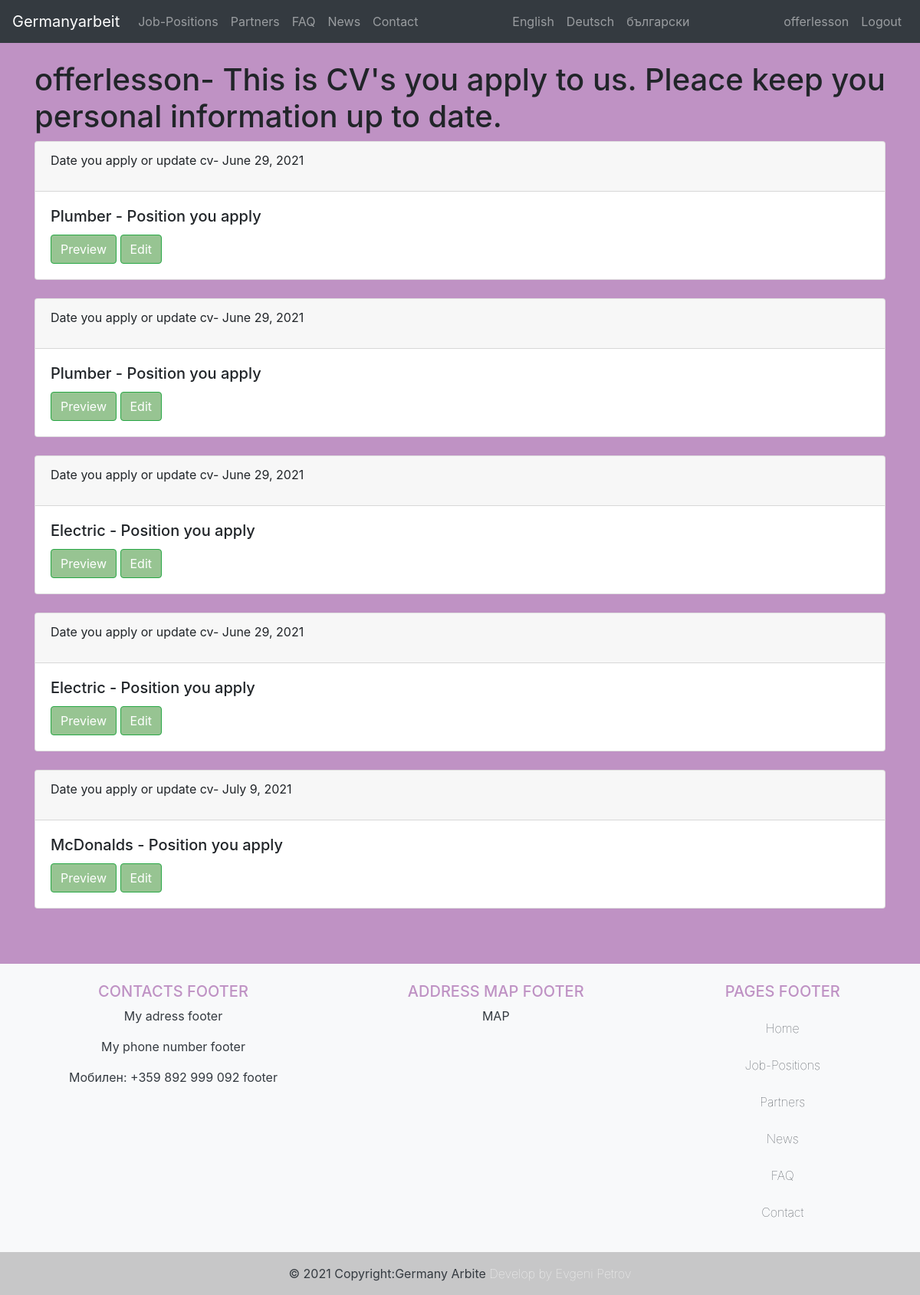
The page /category/cv/list (signed in) on the database its author committed.
### costumeuser/models.py (models this page shows, shortened)
class User(AbstractUser):
    is_worker = models.BooleanField(default=False)
    is_company = models.BooleanField(default=False)

### category/models.py (models this page shows, shortened)
class Cv(models.Model):
    GENDER = [
        ('Femail', _('Femail')),
        ('Male', _('Male')),
    ]
    DRIVING_LICENSE = [
        ('Yes', _('Yes')),
        ('No', _('No')),
    ]
    LANG1 = [
        ('English', _('English')),
        ('German', _('German')),
        ('French', _('French')),
        ('Italian', _('Italian')),
        ('Spanish', _('Spanish')),
        ('Russian', _('Russian')),
    ]
    LANG_LEVELS = [
        ('Basic', _('Basic')),
        ('Medium', _('Medium')),
        ('Fluent', _('Fluent')),
    ]
    COUNTRY = [
        ('UK', _('UK')),
        ('Germany', _('Germany')),
        ('France', _('France')),
        ('Italy', _('Italy')),
        ('Netherlands', _('Netherlands')),
        ('Switzerland', _('Switzerland')),
        ('Poland', _('Poland')),
        ('Greece', _('Greece')),
        ('Sweden', _('Sweden')),
        ('Bulgaria', _('Bulgaria')),
        ('Belgium', _('Belgium')),
        ('Austria', _('Austria')),
        ('Hungary', _('Hungary')),
        ('Denmark', _('Denmark')),
        ('Finland', _('Finland')),
        ('Norway', _('Norway')),
        ('Czechia', _('Czechia')),
        ('Irland', _('Irland')),
        ('Romania', _('Romania')),
        ('Cyprus', _('Cyprus')),
        ('Slovenia', _('Slovenia')),
        ('Lithuania', _('Lithuania')),
        ('Latvia', _('Latvia')),
        ('Russian Federation', _('Russian Federation')),
        ('Not Europe', _('Not Europe')),
    ]
    POSITION = [
        ('Position I aplly', _('Position I apply')),
        ('Different', _('Different')),
    ]
    job = models.ForeignKey(SubCategory, on_delete=models.CASCADE)
    worker = models.ForeignKey(User, on_delete=models.CASCADE)
    birth_day = models.DateField(_("birth_day"))
    gender = models.CharField(_('gender'), max_length=50, choices=GENDER)
    driving_license = models.CharField(_('driving_license'), max_length=10, choices=DRIVING_LICENSE)
    first_lang = models.CharField(_('first_lang'), max_length=20, choices=LANG1, blank=True)
    first_lang_level = models.CharField(_("first_lang_level"), max_length=50, choices=LANG_LEVELS, blank=True)
    second_lang = models.CharField(_('second_lang'), max_length=20, choices=LANG1, blank=True)
    second_lang_level = models.CharField(_("second_lang_level"), max_length=50, choices=LANG_LEVELS, blank=True)
    third_lang = models.CharField(_('third_lang'), max_length=20, choices=LANG1, blank=True)
    third_lang_level = models.CharField(_('third_lang_level'), max_length=50, choices=LANG_LEVELS, blank=True)
    ready_to_start = models.DateField(_('ready_to_start'),)
    expectet_salary = models.CharField(_('expectet_salary'), max_length=20, blank=True)
    sertificate_1 = models.ImageField(_("sertificate_1"), upload_to="cv_sertificate", blank=True)
    sertificate_2 = models.ImageField(_("sertificate_2"), upload_to="cv_sertificate", blank=True)
    country_1 = models.CharField(_('country_1'), max_length=50, choices=COUNTRY) #help_text=_('Country you worked'))
    company_name_1 = models.CharField(_('company_name_1'), max_length=50)
    position_1 = models.CharField(_("position_1"), max_length=150, choices=POSITION, default="Position I aplly")
    start_date_1 = models.DateField(_('start_date_1'),)
    end_date_1 = models.DateField(_('end_date_1'),)
    country_2 = models.CharField(_('country_2'), max_length=50, choices=COUNTRY)
    company_name_2 = models.CharField(_('company_name_2'), max_length=50)
    position_2 = models.CharField(_('position_2'), max_length=150, choices=POSITION, default="Position I aplly")
    start_date_2 = models.DateField(_('start_date_2'),)
    end_date_2 = models.DateField(_('end_date_2'),)
    country_3 = models.CharField(_('country_3'), max_length=50, choices=COUNTRY)
    company_name_3 = models.CharField(_('company_name_3'), max_length=50)
    position_3 = models.CharField(_('position_3'), max_length=150, choices=POSITION, default="Position I aplly")
    start_date_3 = models.DateField(_('start_date_3'),)
    end_date_3 = models.DateField(_('end_date_3'),)
    update_date = models.DateTimeField(auto_now=True)
    submit_date = models.DateField(auto_now_add=True)
    employ = models.BooleanField(default=False)

class SubCategory(models.Model):
    category = models.ForeignKey(Category, on_delete=models.CASCADE, related_name="category", related_query_name="category", verbose_name="category")
    name = models.CharField(max_length=250)
    img = models.ImageField(upload_to="category_pic")
    def __str__(self):
        return self.name

### category/views.py (the view)
# urls.py: path('cv/list', views.cv_list, name='cv_list'),
@login_required
@worker_required
def cv_list(request):
    cv = Cv.objects.all().filter(worker=request.user)
    return render(request, 'category/cv_list.html', {'cv': cv})

### templates/category/cv_list.html (shortened to what this page needs)
{% extends "base.html" %}
{% load i18n %}
<div class="container">
    <div class="row">
        <div class="col-lg-12 col-md-12 col-sm-12">
        <br>
        <h1>{{ user.username }}- {% trans "This is CV's you apply to us. Pleace keep you personal information up to date." %} </h1>
            {% for c in cv %}
            <div class="card">
                <div class="card-header">
                    <p>{% trans "Date you apply or update cv-" %} {{ c.submit_date }}</p>
                </div>
                <div class="card-body">
                    <h5 class="card-title">{{ c.job }} - {% trans 'Position you apply' %}</h5>
                    <a href="{% url 'cv_detail' c.id %}" class="btn btn-success">{% trans "Preview" %}</a>
                    <a href="{% url 'edit_cv' c.id %}" class="btn btn-success">{% trans "Edit" %}</a>
                </div>
            </div>
            <br>
            {% endfor %}
        </div>
    </div>
</div>

### templates/nav.html (shortened to what this page needs)
{% load i18n %}
{% load static %}
<nav class="navbar navbar-expand-lg navbar-dark bg-dark">
  <a class="navbar-brand" href="{% url 'home' %}"><img/>Germanyarbeit</a>
  <div class="collapse navbar-collapse justify-content-between" id="navbarNav">
    <ul class="navbar-nav">
      <li class="nav-item">
        <a class="nav-link" href="{% url 'category_all' %}">{% trans "Job-Positions" %}</a>
      </li>
      <li class="nav-item">
        <a class="nav-link" href="{% url 'partners' %}">{% trans "Partners" %}</a>
      </li>
      <li class="nav-item">
        <a class="nav-link" href="{% url 'faq' %}">{% trans "FAQ" %}</a>
      </li>
      <li class="nav-item">
        <a class="nav-link" href="{% url 'news' %}">{% trans "News" %}</a>
      </li>
      <li class="nav-item">
        <a class="nav-link" href="{% url 'contact' %}">{% trans "Contact" %}</a>
      </li>
    </ul>
    <ul class="navbar-nav">
        {% get_available_languages as LANGUAGES %}
        {% get_language_info_list for LANGUAGES as languages %}
        {% for lang in languages %}
          <li class="nav-item">
            <a class="dropdown-item nav-link" href="/{{ lang.code }}/">{{ lang.name_local }}</a>
          </li>
        {% endfor %}
    </ul>
    <ul class="navbar-nav">
      {% if user.is_authenticated %}
      <li class="nav-item">
        <a class="nav-link" href="{% url 'profile' %}">{{ user.username }}</a>
      </li>
      <li class="nav-item">
        <a class="nav-link" href="{% url 'account_logout' %}">{% trans "Logout" %}</a>
      </li>
      {% endif %}
    </ul>
  </div>
</nav>

### static/css/main.css (style rules this page uses)
.body { background-color: #BF92C4; background-repeat: no-repeat; }
.btn { background-color: #97C492; }

### rows shown on the page
User: username "offerlesson"
Cv: submit_date "June 29, 2021", job "Plumber"
Cv: submit_date "June 29, 2021", job "Plumber"
Cv: submit_date "June 29, 2021", job "Electric"
Cv: submit_date "June 29, 2021", job "Electric"
Cv: submit_date "July 9, 2021", job "McDonalds"

### other values the page prints
{{ lang.name_local }} "English" "Deutsch" "български"
